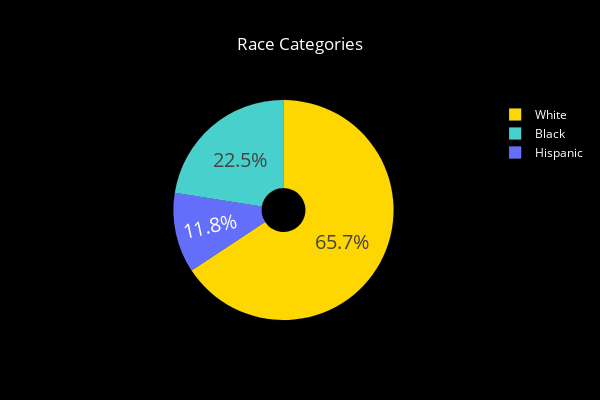

Notebook code for this chart:
### Code cell
colors = ['gold', 'mediumturquoise']
labels = ['White','Black',"Hispanic"]
values = df['DODRace'].value_counts()
fig = go.Figure(data=[go.Pie(labels = labels,
                             values=values,hole=.2)])
fig.update_traces(textfont_size=20, marker=dict(colors=colors, line=dict(color='white', width=0.1)))
fig.update_layout(
    title_text="Race Categories",
    title_x=0.5,
    title_font_color="white",
    legend_title_font_color="yellow",
    paper_bgcolor="black",
    plot_bgcolor='black',
    font_color="white",
    height=400,
    width=600,
)
fig.show()

### Figure 1 — Plotly figure (JSON) as saved in the notebook; plotly's stock layout.template omitted (floating-point values rounded to 4 significant figures)
{"data": [{"hole": 0.2, "labels": ["White", "Black", "Hispanic"], "marker": {"colors": ["gold", "mediumturquoise"], "line": {"color": "white", "width": 0.1}}, "textfont": {"size": 20}, "type": "pie", "values": [3792, 1298, 679]}], "layout": {"font": {"color": "white"}, "height": 400, "legend": {"title": {"font": {"color": "yellow"}}}, "paper_bgcolor": "black", "plot_bgcolor": "black", "title": {"font": {"color": "white"}, "text": "Race Categories", "x": 0.5}, "width": 600}}
